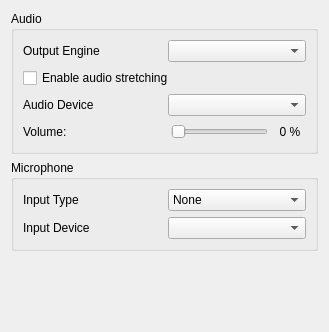
<?xml version="1.0" encoding="UTF-8"?>
<ui version="4.0">
 <class>ConfigureAudio</class>
 <widget class="QWidget" name="ConfigureAudio">
  <property name="geometry">
   <rect>
    <x>0</x>
    <y>0</y>
    <width>329</width>
    <height>332</height>
   </rect>
  </property>
  <layout class="QVBoxLayout">
   <item>
    <widget class="QGroupBox" name="groupBox">
     <property name="title">
      <string>Audio</string>
     </property>
     <layout class="QVBoxLayout">
      <item>
       <layout class="QHBoxLayout">
        <item>
         <widget class="QLabel" name="label">
          <property name="text">
           <string>Output Engine</string>
          </property>
         </widget>
        </item>
        <item>
         <widget class="QComboBox" name="output_sink_combo_box"/>
        </item>
       </layout>
      </item>
      <item>
       <widget class="QCheckBox" name="toggle_audio_stretching">
        <property name="toolTip">
         <string>This post-processing effect adjusts audio speed to match emulation speed and helps prevent audio stutter. This however increases audio latency.</string>
        </property>
        <property name="text">
         <string>Enable audio stretching</string>
        </property>
       </widget>
      </item>
      <item>
       <layout class="QHBoxLayout">
        <item>
         <widget class="QLabel" name="label">
          <property name="text">
           <string>Audio Device</string>
          </property>
         </widget>
        </item>
        <item>
         <widget class="QComboBox" name="audio_device_combo_box"/>
        </item>
       </layout>
      </item>
      <item>
       <layout class="QHBoxLayout" name="horizontalLayout_2">
        <property name="topMargin">
         <number>0</number>
        </property>
        <item>
         <widget class="QLabel" name="label">
          <property name="text">
           <string>Volume:</string>
          </property>
         </widget>
        </item>
        <item>
         <spacer name="horizontalSpacer">
          <property name="orientation">
           <enum>Qt::Horizontal</enum>
          </property>
          <property name="sizeHint" stdset="0">
           <size>
            <width>40</width>
            <height>20</height>
           </size>
          </property>
         </spacer>
        </item>
        <item>
         <widget class="QSlider" name="volume_slider">
          <property name="sizePolicy">
           <sizepolicy hsizetype="Expanding" vsizetype="Fixed">
            <horstretch>0</horstretch>
            <verstretch>0</verstretch>
           </sizepolicy>
          </property>
          <property name="maximum">
           <number>100</number>
          </property>
          <property name="pageStep">
           <number>10</number>
          </property>
          <property name="orientation">
           <enum>Qt::Horizontal</enum>
          </property>
         </widget>
        </item>
        <item>
         <widget class="QLabel" name="volume_indicator">
          <property name="minimumSize">
           <size>
            <width>32</width>
            <height>0</height>
           </size>
          </property>
          <property name="text">
           <string>0 %</string>
          </property>
          <property name="alignment">
           <set>Qt::AlignCenter</set>
          </property>
         </widget>
        </item>
       </layout>
      </item>
     </layout>
    </widget>
   </item>
   <item>
    <widget class="QGroupBox" name="groupBox_2">
     <property name="title">
      <string>Microphone</string>
     </property>
     <layout class="QVBoxLayout" name="verticalLayout">
      <item>
       <layout class="QHBoxLayout" name="horizontalLayout">
        <item>
         <widget class="QLabel" name="label_2">
          <property name="text">
           <string>Input Type</string>
          </property>
         </widget>
        </item>
        <item>
         <widget class="QComboBox" name="input_type_combo_box">
          <item>
           <property name="text">
            <string>None</string>
           </property>
          </item>
          <item>
           <property name="text">
            <string>Real Device</string>
           </property>
          </item>
         </widget>
        </item>
       </layout>
      </item>
      <item>
       <layout class="QHBoxLayout" name="horizontalLayout_3">
        <item>
         <widget class="QLabel" name="label_3">
          <property name="text">
           <string>Input Device</string>
          </property>
         </widget>
        </item>
        <item>
         <widget class="QComboBox" name="input_device_combo_box"/>
        </item>
       </layout>
      </item>
     </layout>
    </widget>
   </item>
   <item>
    <spacer>
     <property name="orientation">
      <enum>Qt::Vertical</enum>
     </property>
     <property name="sizeHint" stdset="0">
      <size>
       <width>167</width>
       <height>55</height>
      </size>
     </property>
    </spacer>
   </item>
  </layout>
 </widget>
 <resources/>
 <connections/>
</ui>
